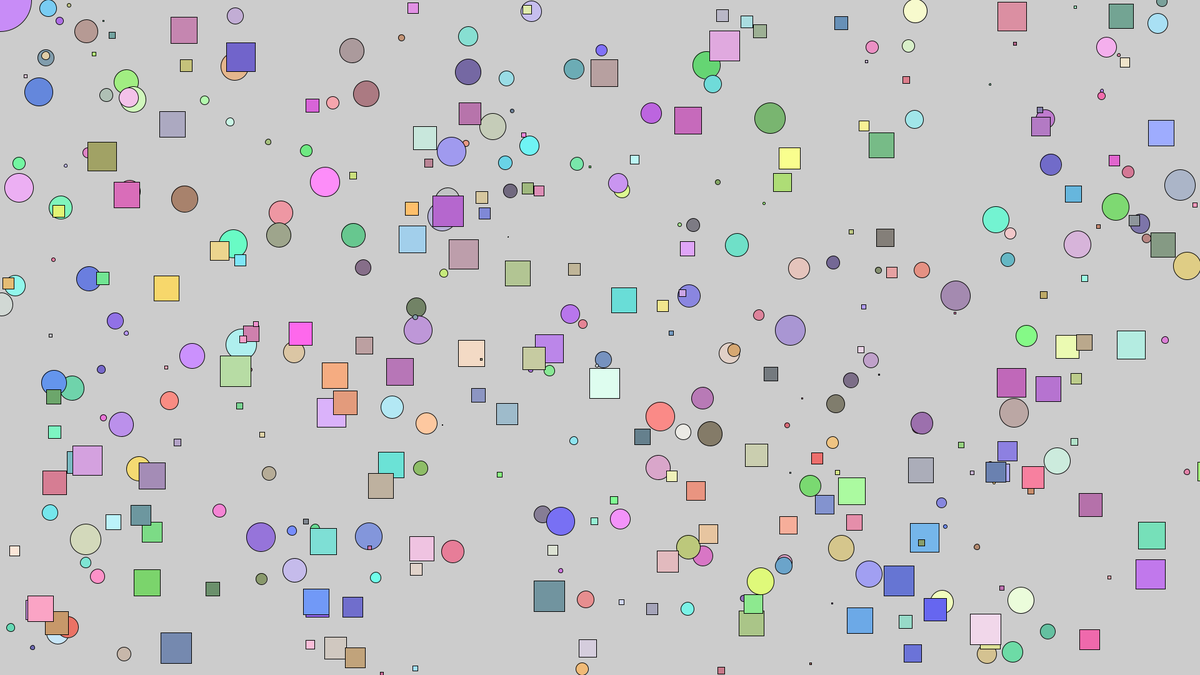
Frame 1 (no input)
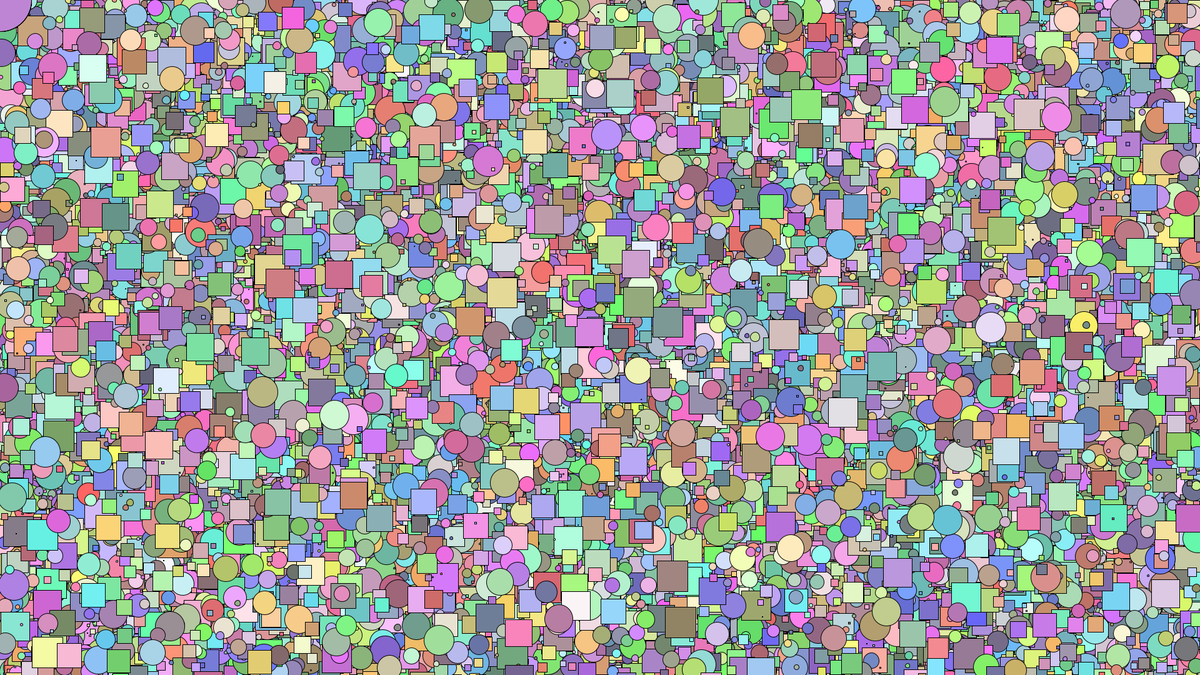
Frame 60 (the mouse pressed at the canvas centre just before this capture)
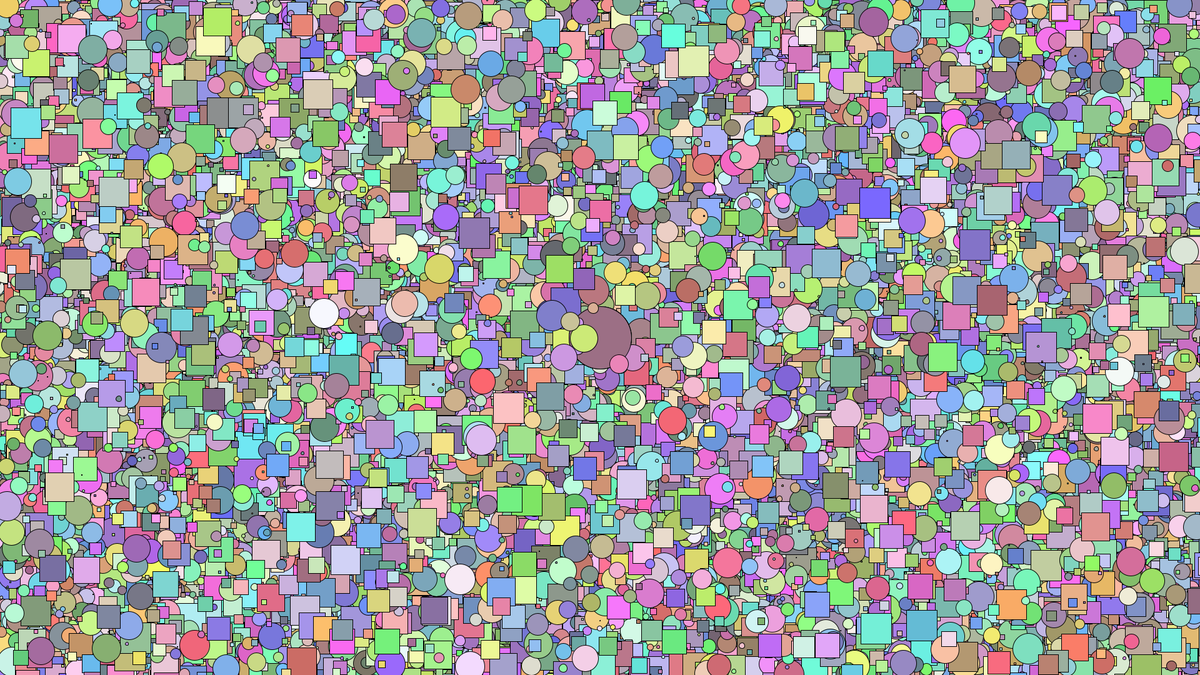
Frame 120 (the mouse held since frame 60 and released just before this capture)

The Processing sketch that drew these frames (run headless with seeded random() and noise(); from frame 60 on, the mouse is pressed at the canvas centre):

// Processing sketch: processing_103782
// ── processing_103782.pde

float xPos = 0;
float yPos = 0;

void setup()
{
  size(1920, 1080);
  //noStroke();
}

void drawCircle(float x, float y, float size, color circleColor)
{
  fill(circleColor);
  ellipse(x, y, size, size);
}


void drawRect(float x, float y, float size, color rectColor)
{
  fill(rectColor);
  rect(x, y, size, size);
}

void draw()
{
 xPos=mouseX;
 yPos=mouseY;
 
 {
   int r = (int) random(100,255);
   int g = (int) random(100,255);
   int b = (int) random(100,255);
   fill(r,g,b);
   ellipse(xPos, yPos,100,100);
 }
  
  
 for(int drawCircle = 0; drawCircle <= 192; drawCircle++)
 {
  int r = (int) random(100,255);
  int g = (int) random(100,255);
  int b = (int) random(100,255);
  fill(r,g,b);
  
  int xPos = (int) random(0,1920);
  int yPos = (int) random(0,1080);
  
  int circleSize = (int) random(1,50);
  
  drawCircle(xPos, yPos, circleSize, color(r, g, b));
 }
 
 for(int drawRect = 0; drawRect <= 192; drawRect++)
 {
  int r = (int) random(100,255);
  int g = (int) random(100,255);
  int b = (int) random(100,255);
  fill(r,g,b);
  
  int xPos = (int) random(0,1920);
  int yPos = (int) random(0,1080);
  
  int rectSize = (int) random(1,50);
  
  drawRect(xPos, yPos, rectSize, color(r, g, b));
 } 
}
